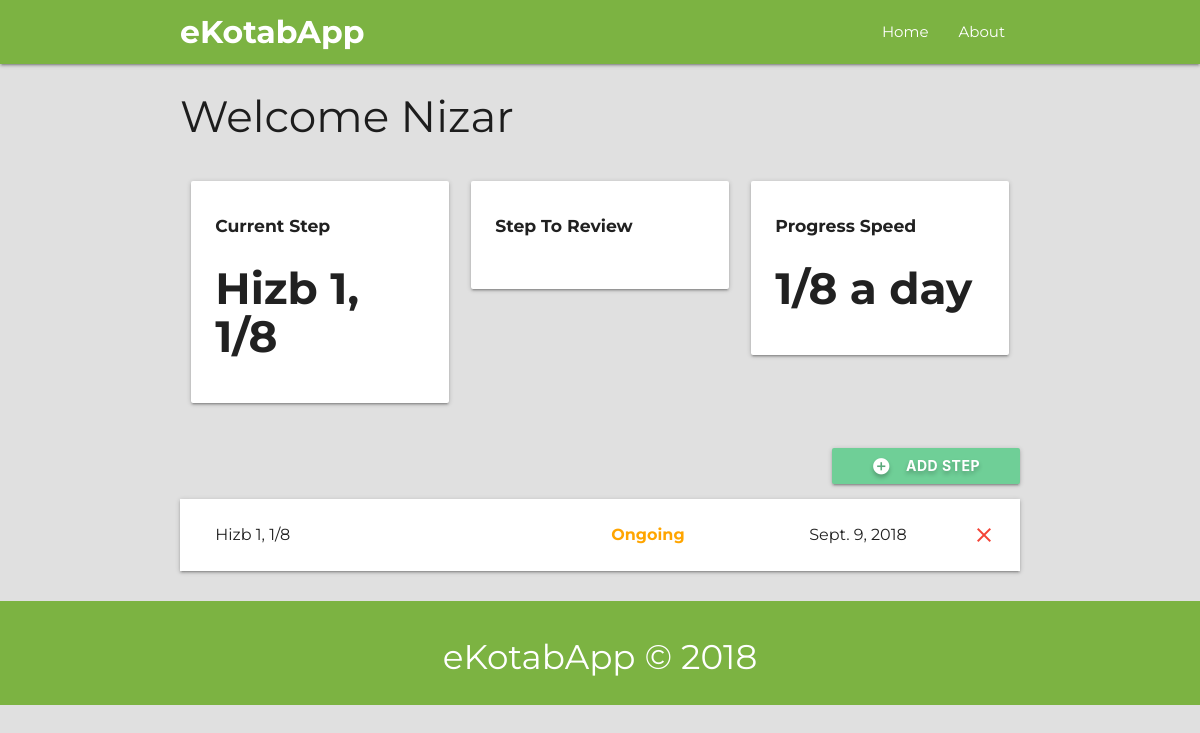
Page /student/nizar on the committed database.
### ekotab/models.py (models this page shows, shortened)
class Student(models.Model):
    first_name = models.CharField(max_length=50)
    last_name = models.CharField(max_length=50)
    slug = models.SlugField(max_length=100, unique=True, blank=True)
    email = models.EmailField()
    phone_number = models.CharField(max_length=12)

class Step(models.Model):
    student = models.ForeignKey(Student, on_delete=models.CASCADE, related_name='steps')
    title = models.CharField(max_length=20)
    status = models.CharField(max_length=9, choices=Statuses.choices(), default=Statuses.ONGOING)
    date_added = models.DateField('date added', default=datetime.date.today)
    date_submitted = models.DateField('date submitted', blank=True, null=True)
    is_current_step = models.BooleanField(default=False)

### ekotab/views.py (the view)
# urls.py: path('student/<slug:student_slug>', views.student_detail, name='detail'),
def student_detail(request, student_slug):
    student = get_object_or_404(Student, slug=student_slug)
    step_list = student.steps.all()
    current_step = None
    query_result = student.steps.filter(is_current_step=True)
    if len(query_result) == 1:
        current_step = query_result[0]
    failed_step = None
    query_result = student.steps.filter(status__iexact=Statuses.FAILED.value)
    if len(query_result) == 1:
        failed_step = query_result[0]
    return render(request, 'ekotab/student-detail.html', {
        'student': student,
        'current_step': current_step,
        'failed_step': failed_step,
        'step_list': step_list
    })

### ekotab/templates/ekotab/student-detail.html (shortened to what this page needs)
{% extends 'ekotab/base.html' %}
{% block content %}
<div class="container">
	<h3>Welcome {{ student.first_name }}</h3>
	<section class="section section-stats">
		<div class="row">
			<div class="col s12 m12 l4">
				<div class="card-panel">
					<h6 class="bold">Current Step</h6>
					<h3 class="bold">{{ current_step.title }}</h3>
				</div>
			</div>
			<div class="col s12 m6 l4">
				<div class="card-panel">
					<h6 class="bold">Step To Review</h6>
				</div>
			</div>
			<div class="col s12 m6 l4">
				<div class="card-panel">
					<h6 class="bold">Progress Speed</h6>
					<h3 class="bold">1/8 a day</h3>
				</div>
			</div>
		</div>
	</section>
	<section class="section section-steps">
		<div class="row">
			<button class="btn waves-effect right">
				<i class="material-icons white-text left">add_circle</i>
				Add Step
			</button>
		</div>
		<ul class="z-depth-1">
			{% for step in step_list %}
			<li>
				<div class="card-panel z-depth-0 step">
					<div class="row">
						<div class="col l6">
							<span class="title">{{ step.title }}</span>
						</div>
						<div class="col l3">
							<span class="step-status-{{ step.get_status_display|lower }}">{{ step.get_status_display }}</span>
						</div>
						<div class="col 1">
							<span class="title">{{ step.date_added }}</span>
						</div>
						<a href="">
							<i class="material-icons red-text right">close</i>
						</a>
					</div>
				</div>
			</li>
			{% endfor %}
		</ul>
	</section>
</div>
{% endblock %}

### ekotab/static/css/styles.css (style rules this page uses)
html { font-family: "Montserrat"; background-color: #E0E0E0; }
.bold { font-weight: bold; }
.row { margin: 0!important; }
.section-steps button { padding: 0px 40px; font-weight: bold; text-shadow: 0px 3px 4px rgba(0, 0, 0, .25); background-color: #6FCF97; }
.section-steps .step { font-size: 16px; border-radius: 0; margin: 0; }
.section-steps li .step-status-ongoing { color: orange; font-weight: bold; }

### rows in the picture
Student: first_name "Nizar"
Step: title "Hizb 1, 1/8", status "Ongoing", date_added "Sept. 9, 2018"
